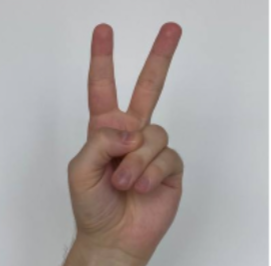
#> input picture OpenCV/img_1.png, 271 x 266 px, found by its file name
$ python '统计概率霍夫线检测.py'
#> lines starting #> are read from the running program, lines starting #| are printed output that depends on the picture; after the words box and inside, x2 and y2 are one past the last pixel; in counts of white or black regions, pixels touching at a corner belong together


# 导入OpenCV库
import cv2
import numpy as np

# 1. 读取图像
image_np = cv2.imread('./img_1.png')
#> image_np is the input picture: shape (266, 271, 3); mean B, G, R 162.9, 164.3, 171.5
image_shape = image_np.shape
#> image_shape = (266, 271, 3)

# 2. 灰度化
image_gray = cv2.cvtColor(image_np, cv2.COLOR_BGR2GRAY)
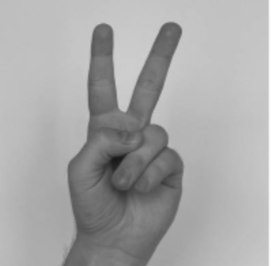
#> image_gray: shape (266, 271); min 22, max 255, mean 166.4

# 3. Canny边缘检测  得到边缘点
image_canny = cv2.Canny(image_gray, 30, 70)
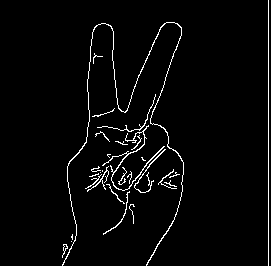
#> image_canny: shape (266, 271); 3% white in thin lines or dots, all inside (x1, y1, x2, y2) = (62, 0, 269, 266)
# 创建一个模板图，方便绘制检测结果
image_HoughLinesP = np.zeros(image_shape, dtype=np.uint8)

# 4. 统计概率霍夫直线检测
lines = cv2.HoughLinesP(image_canny, 0.8, np.pi / 180, 90, minLineLength=50, maxLineGap=10)
#> lines = [[268, 265, 268, 0]]

for line in lines:
    x1, y1, x2, y2 = line[0]
    cv2.line(image_HoughLinesP, (x1, y1), (x2, y2), (0, 0, 255))
#> this loop made 1 pass

# 结果显示
cv2.imshow('image_np', image_np)
cv2.imshow('image_HoughLines', image_HoughLinesP)
cv2.waitKey(0)

$ run again, with OpenCV/img.png copied over OpenCV/img_1.png
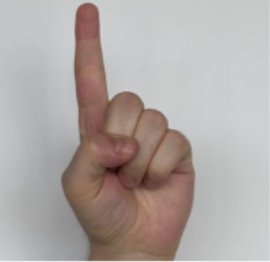
#> input picture OpenCV/img.png, 270 x 262 px, found by its file name
#> image_np is the input picture: shape (262, 270, 3); mean B, G, R 164.5, 167.4, 175.9
#> `image_gray = cv2.cvtColor(image_np, cv2.COLOR_BGR2GRAY)`:
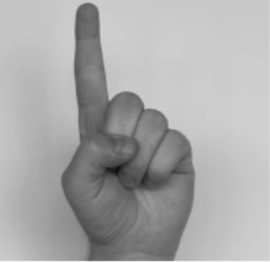
#> image_gray: shape (262, 270); min 15, max 246, mean 169.6
#> `image_canny = cv2.Canny(image_gray, 30, 70)`:
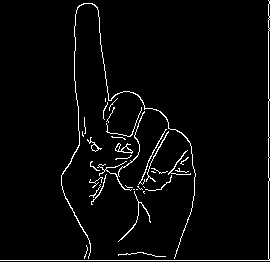
#> image_canny: shape (262, 270); 3.3% white in thin lines or dots
#> lines = [[0, 260, 269, 260], [268, 258, 268, 0]]
#> the loop `for line in lines:` made 2 passes
